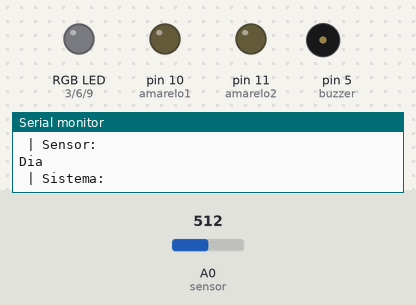
Bench run of a sketch on a simulated Arduino Uno, built with avr-gcc and run on an emulated ATmega328P. Shown: an RGB LED mixed from three pins (HIGH = lit), output pins drawn as LEDs (lit = HIGH), buzzer (waves = sounding), the last lines printed to the serial monitor. The inputs (shaded band) are chosen by the test bench; at power-on: A0 (sensor) = 512.

Above: at 1.2 s.
1.3 s: A0 (sensor) set to 47
4.3 s: A0 (sensor) set to 41
At 6.0 s:
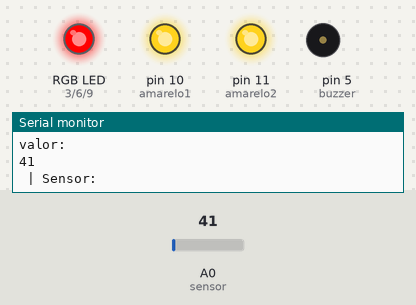
7.3 s: A0 (sensor) set to 70
At 8.6 s:
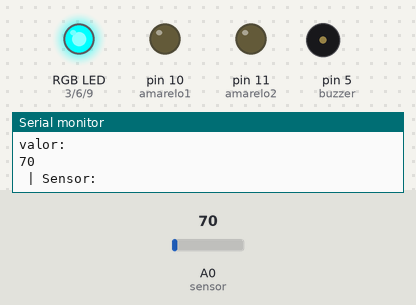
10.3 s: A0 (sensor) set to 40
At 10.66 s:
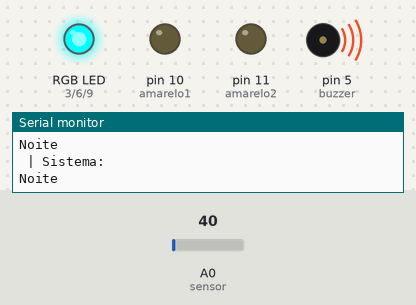
13.3 s: A0 (sensor) set to 122
At 13.63 s:
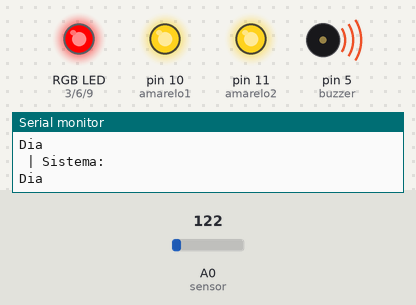
16.3 s: A0 (sensor) set to 0
At 18.4 s:
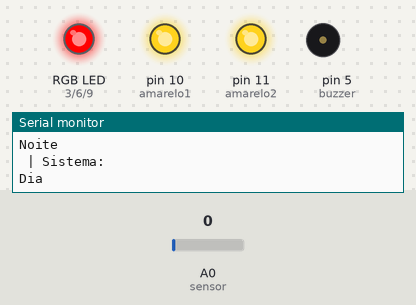
Timing chart, 0 to 19.9 s (numbered marks = the images above; inputs shaded):
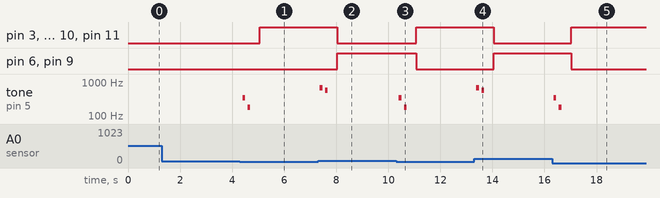

Measured:
- the behaviour switches between 45 and 44 on A0 (sensor) (found by bisection; images 0 and 1)
- after the input at 4.3 s, pin 3 (vermelho), pin 10 (amarelo1), pin 11 (amarelo2): LOW → HIGH after 0.76 s; tone on pin 5 (buzzer): silent → 349 Hz after 0.10 s, → silent 0.10 s later, → 179 Hz 0.10 s later, → silent 0.10 s later
- after the input at 7.3 s, pin 3 (vermelho), pin 10 (amarelo1), pin 11 (amarelo2): HIGH → LOW after 0.74 s; pin 6 (verde), pin 9 (azul): LOW → HIGH after 0.74 s; tone on pin 5 (buzzer): silent → 679 Hz after 0.08 s, → silent 0.10 s later, → 579 Hz 0.10 s later, → silent 0.10 s later
- after the input at 10.3 s, pin 3 (vermelho), pin 10 (amarelo1), pin 11 (amarelo2): LOW → HIGH after 0.78 s; pin 6 (verde), pin 9 (azul): HIGH → LOW after 0.78 s; tone on pin 5 (buzzer): silent → 349 Hz after 0.11 s, → silent 0.10 s later, → 179 Hz 0.10 s later, → silent 0.10 s later
- after the input at 13.3 s, pin 3 (vermelho), pin 10 (amarelo1), pin 11 (amarelo2): HIGH → LOW after 0.75 s; pin 6 (verde), pin 9 (azul): LOW → HIGH after 0.75 s; tone on pin 5 (buzzer): silent → 679 Hz after 0.09 s, → silent 0.10 s later, → 579 Hz 0.10 s later, → silent 0.10 s later
- after the input at 16.3 s, pin 3 (vermelho), pin 10 (amarelo1), pin 11 (amarelo2): LOW → HIGH after 0.72 s; pin 6 (verde), pin 9 (azul): HIGH → LOW after 0.72 s; tone on pin 5 (buzzer): silent → 349 Hz after 0.06 s, → silent 0.10 s later, → 179 Hz 0.10 s later, → silent 0.10 s later

The sketch:

main.ino.ino
```cpp
// Projeto Sensor De Luminosidade com transição suave(fade)
// Autor: Arthur Miguel
// Descrição? Alterna entre modo Dia e Noite com base na luz do ambiente

int verde = 6;
int azul = 9;
int buzzer = 5;
int amarelo1 = 10;

int vermelho = 3;

int amarelo2 = 11;

int sensor = A0;
bool modoNoite = true;
void setup(){
  pinMode(verde, OUTPUT);
  pinMode(azul, OUTPUT);
  pinMode(amarelo1, OUTPUT);
  pinMode(vermelho, OUTPUT);
  pinMode(amarelo2, OUTPUT);
  pinMode(buzzer, OUTPUT);
  Serial.begin(9600);
}


void nightBuzzer(){

     tone(buzzer, 349);
     delay(100);

    noTone(buzzer);
    delay(100);

    tone(buzzer, 179);
    delay(100);

    noTone(buzzer);
    delay(100);


}

void dayBuzzer(){
  tone(buzzer, 679);
  delay(100);

  noTone(buzzer);
  delay(100);

  tone(buzzer, 579);
  delay(100);

  noTone(buzzer);
  delay(100);


}

void transicaoDia(){
  for(int i = 0; i <= 255; i++){
    analogWrite(azul, i);  // Dia sobe
    analogWrite(verde, i);


    // Noite desce
    analogWrite(amarelo1, 255 - i);
    analogWrite(vermelho, 255 - i);
    analogWrite(amarelo2, 255 - i);

    delay(1); // Delay de 1 milisegundo
  }

  analogWrite(azul, 255);
  analogWrite(verde, 255);
}


void transicaoNoite(){
  for(int i = 0; i <= 255; i++){ // For para o fade
    analogWrite(amarelo1, i); // Noite sobe
    analogWrite(vermelho, i);
    analogWrite(amarelo2, i);


    // Dia desce
    analogWrite(azul, 255 - i); // Isso subtrai o valor atual do for com o valor pwm do pino, isso faz efeito de fade apagando
    analogWrite(verde, 255 - i);
    delay(1);
  }
  analogWrite(amarelo1, 255); // Garantir o valor
  analogWrite(vermelho, 255);
  analogWrite(amarelo2, 255);
}

void desligar(){
  analogWrite(azul, 0);
  analogWrite(verde, 0);
  analogWrite(amarelo1, 0);
  analogWrite(amarelo2, 0);
  analogWrite(vermelho, 0);
  noTone(buzzer);
}

void loop(){
  int valor = analogRead(sensor);

  Serial.println("valor: ");
  Serial.println(valor);

  Serial.println(" | Sensor: ");
  Serial.println(valor < 50 ? "Noite" : "Dia");

  Serial.println(" | Sistema: ");
  Serial.println(modoNoite ? "Noite" : "Dia");

  if(modoNoite && valor < 45){         // 45 = limite para escuro
    // Função para buzzer
    nightBuzzer();
    // Função para fade
    transicaoNoite();

    modoNoite = false; // No final muda para false, e passa para o proximo if

  }
if(!modoNoite && valor > 60){         // 60 = limite para claro
                                      // intervalo evita oscilações rapidas (histerese)
    dayBuzzer();
    transicaoDia();
    modoNoite = true; // para reiniciar o ciclo
 }


  }
```
